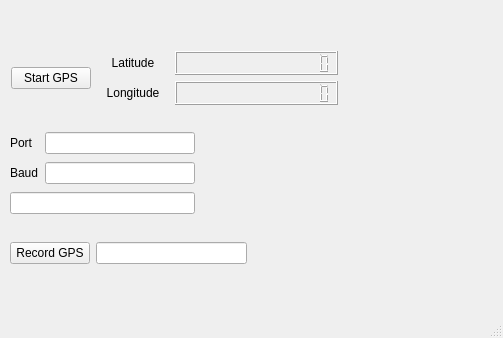
<?xml version="1.0" encoding="UTF-8"?>
<ui version="4.0">
 <class>MainWindow</class>
 <widget class="QMainWindow" name="MainWindow">
  <property name="geometry">
   <rect>
    <x>0</x>
    <y>0</y>
    <width>503</width>
    <height>338</height>
   </rect>
  </property>
  <property name="windowTitle">
   <string>MainWindow</string>
  </property>
  <widget class="QWidget" name="centralwidget">
   <widget class="QWidget" name="layoutWidget">
    <property name="geometry">
     <rect>
      <x>10</x>
      <y>130</y>
      <width>185</width>
      <height>89</height>
     </rect>
    </property>
    <layout class="QGridLayout" name="gridLayout">
     <item row="0" column="0">
      <widget class="QLabel" name="portLabel">
       <property name="text">
        <string>Port</string>
       </property>
      </widget>
     </item>
     <item row="0" column="1">
      <widget class="QLineEdit" name="readPort"/>
     </item>
     <item row="1" column="0">
      <widget class="QLabel" name="baudLabel">
       <property name="text">
        <string>Baud</string>
       </property>
      </widget>
     </item>
     <item row="1" column="1">
      <widget class="QLineEdit" name="readBaud"/>
     </item>
     <item row="2" column="0" colspan="2">
      <widget class="QLineEdit" name="debugOutput"/>
     </item>
    </layout>
   </widget>
   <widget class="QWidget" name="layoutWidget">
    <property name="geometry">
     <rect>
      <x>11</x>
      <y>51</y>
      <width>327</width>
      <height>54</height>
     </rect>
    </property>
    <layout class="QGridLayout" name="gridLayout_2">
     <item row="0" column="0" rowspan="2">
      <widget class="QPushButton" name="gps_pushBtn">
       <property name="text">
        <string>Start GPS</string>
       </property>
      </widget>
     </item>
     <item row="0" column="1">
      <widget class="QLabel" name="latLabel">
       <property name="layoutDirection">
        <enum>Qt::LeftToRight</enum>
       </property>
       <property name="text">
        <string>Latitude</string>
       </property>
       <property name="alignment">
        <set>Qt::AlignCenter</set>
       </property>
      </widget>
     </item>
     <item row="0" column="2">
      <widget class="QLCDNumber" name="LcdLatitude">
       <property name="digitCount">
        <number>16</number>
       </property>
      </widget>
     </item>
     <item row="1" column="1">
      <widget class="QLabel" name="longLabel">
       <property name="text">
        <string>Longitude</string>
       </property>
       <property name="alignment">
        <set>Qt::AlignCenter</set>
       </property>
      </widget>
     </item>
     <item row="1" column="2">
      <widget class="QLCDNumber" name="LcdLongitude">
       <property name="digitCount">
        <number>16</number>
       </property>
      </widget>
     </item>
    </layout>
   </widget>
   <widget class="QWidget" name="">
    <property name="geometry">
     <rect>
      <x>10</x>
      <y>240</y>
      <width>237</width>
      <height>27</height>
     </rect>
    </property>
    <layout class="QHBoxLayout" name="horizontalLayout">
     <item>
      <widget class="QPushButton" name="start_recording">
       <property name="text">
        <string>Record GPS</string>
       </property>
      </widget>
     </item>
     <item>
      <widget class="QLineEdit" name="folderName"/>
     </item>
    </layout>
   </widget>
  </widget>
  <widget class="QMenuBar" name="menubar">
   <property name="geometry">
    <rect>
     <x>0</x>
     <y>0</y>
     <width>503</width>
     <height>22</height>
    </rect>
   </property>
  </widget>
  <widget class="QStatusBar" name="statusbar"/>
 </widget>
 <resources/>
 <connections/>
</ui>
